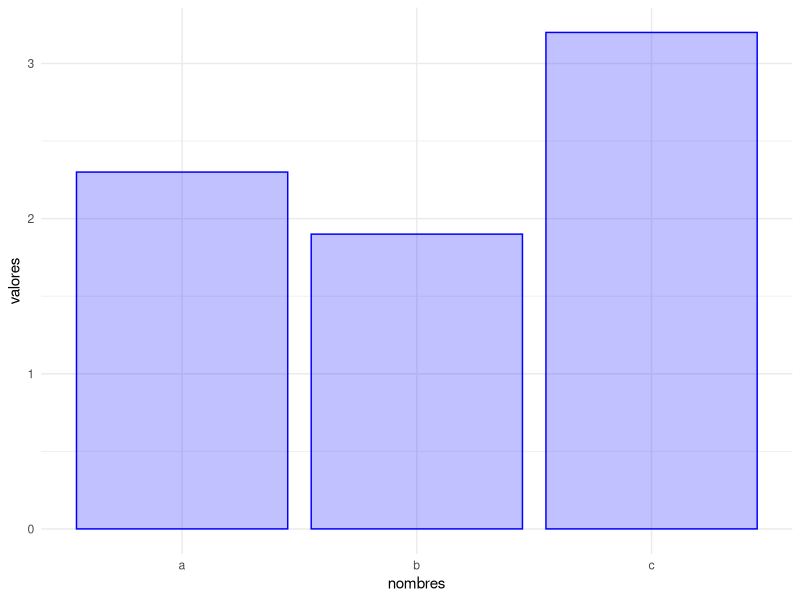

The R script that drew this image:
print("hola mundo")

a <- 3

4+4

library(ggplot2) # Cargar la librería gráfica "ggplot2"
datos <- data.frame(nombres = c("a", "b", "c"), valores = c(2.3, 1.9, 3.2))

ggplot(datos, aes(nombres, valores)) +
  geom_col(fill = rgb(0.2, 0.2, 1, 0.3), color = "blue") +
  theme_minimal()